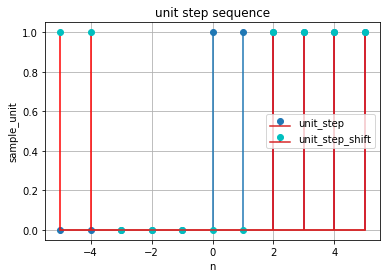

Recreate this plot in Python.
#draw unit Sample sequence
import numpy as np 
import matplotlib.pyplot as plt

#samples 
shift_amount = 2
n= np.arange(-5,6,1, dtype=int)#range from -5 to 5 and increase by 1
print(n)#print values of n
unit_step = np.where(n>=0,1,0) # Draw unit_step
unit_step_shift=np.roll(unit_step,shift_amount)# Draw unit_step_shift 
print(unit_step)#print values of unit_sample

plt.stem(n,unit_step,label="unit_step")#draw axis x and y 
plt.stem(n,unit_step_shift,label="unit_step_shift",linefmt="r",markerfmt="co")#draw axis x and y 
plt.title('unit step sequence')#Title unit step sequence
plt.xlabel('n')#x axis is n
plt.ylabel('sample_unit')#y axis is unit_sample
plt.legend()#To Draw Label
plt.grid(True)#To draw Sqaures
